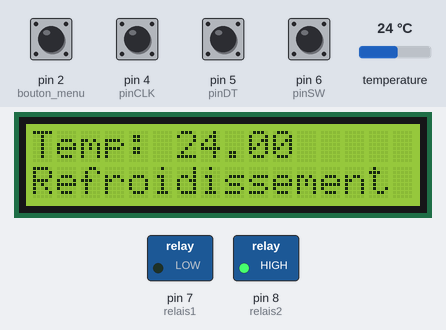
Simulated run of this sketch. Board: Arduino Uno, built with avr-gcc and run on an emulated ATmega328P. Shown: 16×2 character LCD, switched loads named in the sketch (green lamp = pin HIGH). The test bench sets the inputs (shaded band); at power-on: pin 2 (bouton_menu), pin 4 (pinCLK), pin 5 (pinDT), pin 6 (pinSW) HIGH, temperature 24 °C. EEPROM starts erased.

Above: at 1.3 s.
1.4 s: temperature set to 22.8 °C
At 4.1 s:
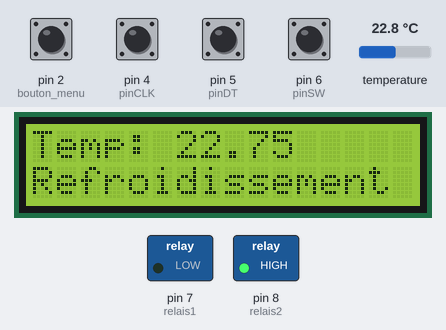
8.9 s: temperature set to 21.7 °C
At 10.4 s:
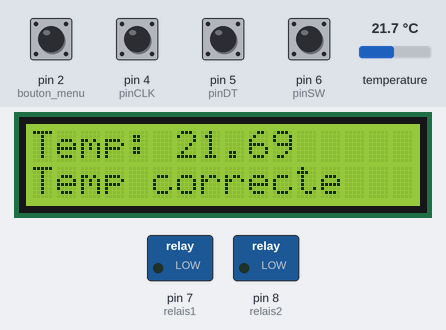
16.3 s: pin 2 (bouton_menu) pulled LOW for 3 s
At 18.6 s:
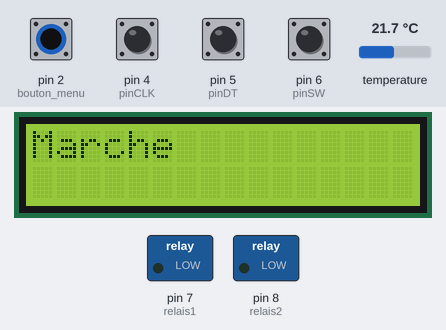
20.8 s: pin 4 (pinCLK) pulled LOW for 3 s
At 21.2 s:
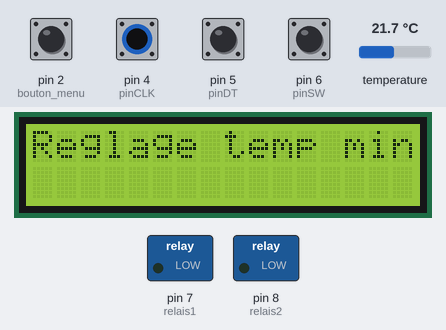
25.3 s: pin 6 (pinSW) pulled LOW for 3 s
At 28.7 s:
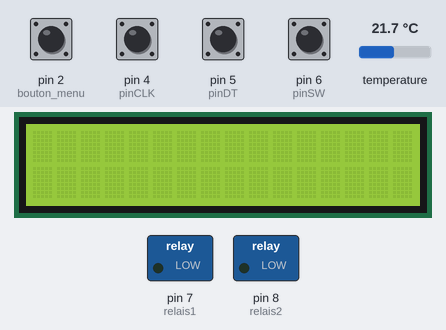
35.8 s: temperature set to 20.5 °C
At 38.2 s:
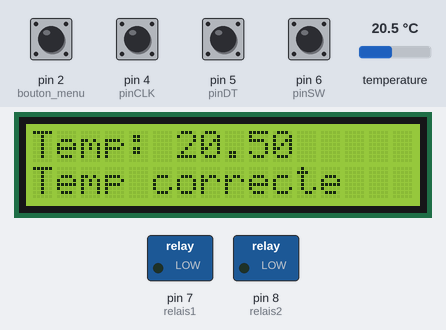
40.7 s: temperature set to 19.1 °C
Timing chart, 0 to 44.4 s (numbered marks = the images above; inputs shaded):
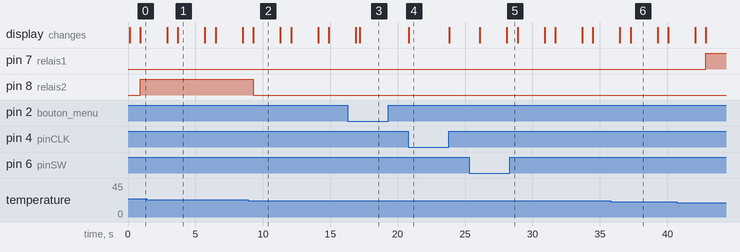

The sketch:

thermostat.ino
```cpp
/* Thermostat arduino commandant des relais pour activer la chauffe ou le refroidissement.
Capteur de température DS18B20.
Module 2 relais 5V
Encodeur rotatif KY-040
Ecran LCD I2C
Bouton poussoir menu

*/

#include <Wire.h>
#include <OneWire.h>
#include <DallasTemperature.h>
#include <LiquidCrystal_I2C.h>
#include <EEPROM.h>

//DS18B20 DQ connecté sur la pin D10
#define ONE_WIRE_BUS 10

OneWire oneWire(ONE_WIRE_BUS);
DallasTemperature sensors(&oneWire);

int const relais1 = 7;
int const relais2 = 8;
int const bouton_menu = 2;
int const pinCLK = 4;
int const pinDT = 5;
int const pinSW = 6;
int boutonSW = 0;
int debounce = 10;
int Compteur = 0;
int pinCLKLast;
int clkVal;
volatile boolean menu_principal = false;
boolean marche_select = true;
boolean tempMin_select = false;
boolean tempMax_select = false;
int sousmenu = 0;

LiquidCrystal_I2C lcd(0x27, 16, 2);

static const unsigned long STRUCT_MAGIC = 123456789;
static const byte STRUCT_VERSION = 1;

struct UserData {
  unsigned long magic;
  byte struct_version;
  float tempMin;
  float tempMax;
};
UserData ud;

void setup() {
  chargeEEPROM();
  pinMode(relais1, OUTPUT);
  pinMode(relais2, OUTPUT);
  pinMode(bouton_menu, INPUT_PULLUP);
  attachInterrupt(digitalPinToInterrupt(bouton_menu), actionMenu, FALLING);
  pinMode(pinCLK, INPUT_PULLUP);
  pinMode(pinDT, INPUT_PULLUP);
  pinMode(pinSW, INPUT_PULLUP);
  pinCLKLast = digitalRead(pinCLK);
  sensors.begin();
  lcd.init();
  lcd.backlight();
}

void loop() {
  if (!menu_principal) {
    if (marche_select) {
      marche();
    } else if (tempMin_select) {
      reglagetempMin();
    } else if (tempMax_select) {
      reglagetempMax();
    }
  } else {
    menu();
  }
}

void sauvegardeEEPROM() {
  ud.magic = STRUCT_MAGIC;
  ud.struct_version = STRUCT_VERSION;
  EEPROM.put(0, ud);
}

void chargeEEPROM() {
  EEPROM.get(0, ud);
  if (ud.magic != STRUCT_MAGIC || ud.struct_version < 1) {
    ud.tempMin = 20.0;
    ud.tempMax = 22.0;
    sauvegardeEEPROM();
  }
}

void rotation() {
  clkVal = digitalRead(pinCLK);
  if (clkVal != pinCLKLast) {
    if (digitalRead(pinDT) != clkVal) {
      Compteur++;
    } else {
      Compteur--;
    }
    pinCLKLast = clkVal;
  }
}

void encodeur_menu() {
  rotation();
  if (Compteur < 0) {
    Compteur = 2;
  } else if (Compteur > 2) {
    Compteur = 0;
  }
  sousmenu = Compteur;
}

void encodeurTemp() {
  rotation();
  if (Compteur < 0) {
    Compteur = 45;
  } else if (Compteur > 45) {
    Compteur = 0;
  }
}

void actionMenu() {
  menu_principal = !menu_principal;
}

void reglagetempMin() {
  lcd.clear();
  lcd.print("Température mini");
  lcd.setCursor(0, 1);
  lcd.print(ud.tempMin);
  encodeurTemp();
  boutonSW = digitalRead(pinSW);
  if (boutonSW == LOW) {
    delay(debounce);
    if (boutonSW == LOW) {
      ud.tempMin = Compteur;
      sauvegardeEEPROM();
      tempMin_select = false;
      menu_principal = true;
    }
  }
}

void reglagetempMax() {
  lcd.clear();
  lcd.print("Température max");
  lcd.setCursor(0, 1);
  lcd.print(ud.tempMax);
  encodeurTemp();
  boutonSW = digitalRead(pinSW);
  if (boutonSW == LOW) {
    delay(debounce);
    if (boutonSW == LOW) {
      ud.tempMax = Compteur;
      sauvegardeEEPROM();
      tempMax_select = false;
      menu_principal = true;
    }
  }
}

void marche() {
  sensors.requestTemperatures();
  float tempC = sensors.getTempCByIndex(0);
  lcd.clear();
  lcd.print("Temp: ");
  lcd.print(tempC);
  lcd.setCursor(0, 1);
  if (tempC < ud.tempMin) {
    digitalWrite(relais1, HIGH);
    digitalWrite(relais2, LOW);
    lcd.print("Chauffe");
  } else if (tempC > ud.tempMax) {
    digitalWrite(relais2, HIGH);
    digitalWrite(relais1, LOW);
    lcd.print("Refroidissement");
  } else {
    digitalWrite(relais1, LOW);
    digitalWrite(relais2, LOW);
    lcd.print("Temp correcte");
  }
  delay(2000);
  lcd.clear();
}

void menu() {
  marche_select = false;
  tempMin_select = false;
  tempMax_select = false;
  encodeur_menu();
  lcd.clear();
  if (sousmenu == 0) {
    lcd.print("Marche");
    boutonSW = digitalRead(pinSW);
    if (boutonSW == LOW) {
      delay(debounce);
      if (boutonSW == LOW) {
        marche_select = true;
        menu_principal = false;
      }
    }
  } else if (sousmenu == 1) {
    lcd.print("Reglage temp min");
    boutonSW = digitalRead(pinSW);
    if (boutonSW == LOW) {
      delay(debounce);
      if (boutonSW == LOW) {
        tempMin_select = true;
        menu_principal = false;
      }
    }
  } else if (sousmenu == 2) {
    lcd.print("Reglage temp max");
    boutonSW = digitalRead(pinSW);
    if (boutonSW == LOW) {
      delay(debounce);
      if (boutonSW == LOW) {
        tempMax_select = true;
        menu_principal = false;
      }
    }
  }
}
```

Measured:
- the behaviour switches between 22.1 and 22 °C on temperature (found by bisection; images 1 and 2)
- after the input at 1.4 s, the display: first differs from a run without the input after 2.3 s (image 1)
- after the input at 8.9 s, pin 8 (relais2): HIGH → LOW after 0.38 s; the display: changes after 0.40 s (image 2)
- after the input at 16.3 s, the display: first differs from a run without the input after 0.89 s (image 3)
- after the input at 20.8 s, the display: changes at once (image 4)
- after the input at 25.3 s, the display: first changes after 0.80 s (image 5 shows a later state)
- after the input at 35.8 s, the display: first differs from a run without the input after 1.5 s (image 6)
- after the input at 40.7 s, pin 7 (relais1): LOW → HIGH after 2.2 s
